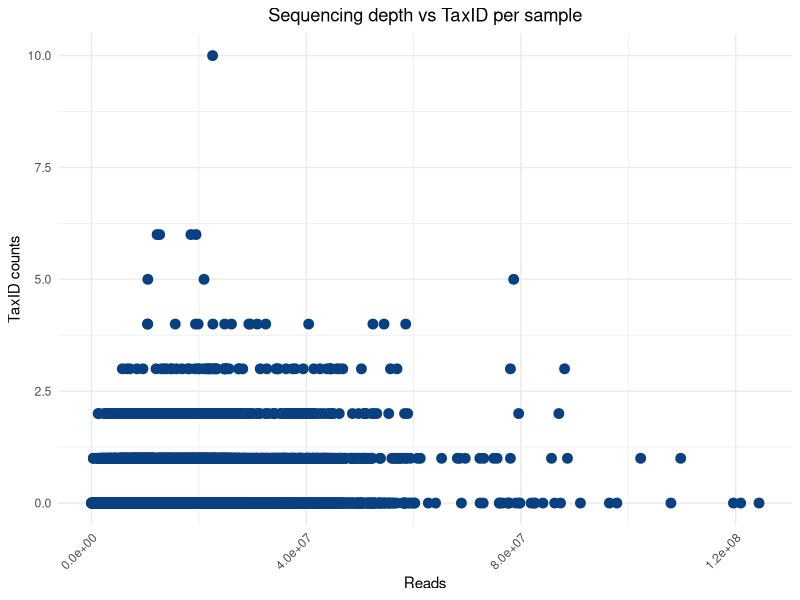

Generate this figure with R:
## ---- chunk 1
library(ggplot2)
## ---- chunk 2
# Load files
concat_track_table = read.csv("concat_track_table.tsv", sep = "\t")
presence_absence_genus_table = read.csv("presence_absence_genus_table.tsv", sep = "\t")

presence_absence_genus_table$Sum = rowSums(presence_absence_genus_table[, -1])

# Calculate the maximum and minimum value of the Sum column
maximo_valor = max(presence_absence_genus_table$Sum)
minimo_valor = min(presence_absence_genus_table$Sum)

# Select the interest columns
track_table_fi = concat_track_table[, c(1, 4)]
conteos_fi = presence_absence_genus_table[, c("Sample", "Sum")]

# Calculate the maximum value of the bowtie column
maximo_valor = max(concat_track_table$bowtie)
minimo_valor = min(concat_track_table$bowtie)

# Merge the final track_table with the Bowtie reading count together with the total sum of taxa found per sample
merge = merge(track_table_fi, conteos_fi, by = "Sample")

# Create the dot plot with ggplot2
ggplot(merge, aes(x = merge$bowtie, y = merge$Sum)) +
  geom_point(color = "#084081", size = 3) +
  labs(title = "Sequencing depth vs TaxID per sample", x = "Reads", y = "TaxID counts") +
  theme_minimal() +
  theme(plot.title = element_text(hjust = 0.5),
        axis.text.x = element_text(angle = 45, hjust = 1))

